Frame 1 (no input): blank canvas, image omitted
Frame 60 (no input): blank canvas, image omitted
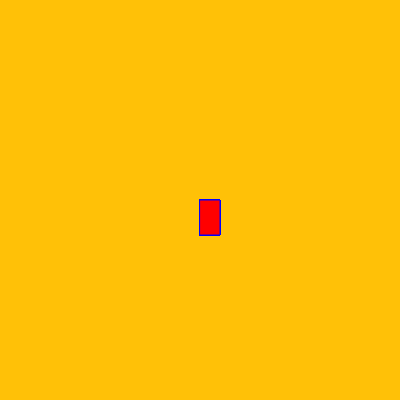
Frame 120 (the mouse pressed at the canvas centre since frame 60)

The p5.js sketch whose frames 1 and 60 were blank and that drew this single picture after the mouse press (run headless with seeded random() and noise() and a simulated clock; from frame 60 on, the mouse is pressed at the canvas centre):

// p5.js sketch
// ── sketch.js
function setup() {
  createCanvas(400, 400);
  background("#FFC107")
}

function draw() {
  stroke("blue");
  fill("red")
  
  
   if (mouseIsPressed) {
     rect(mouseX, mouseY, 20, 35);
   }
}
